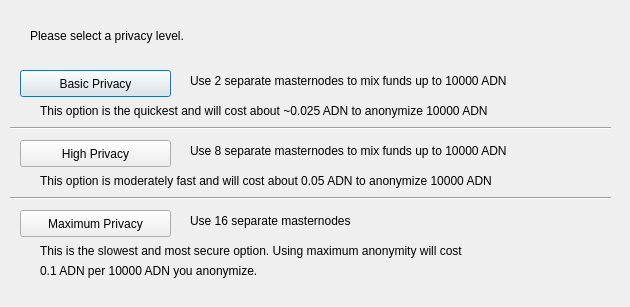
<?xml version="1.0" encoding="UTF-8"?>
<ui version="4.0">
 <class>CoinMixingConfig</class>
 <widget class="QDialog" name="CoinMixingConfig">
  <property name="geometry">
   <rect>
    <x>0</x>
    <y>0</y>
    <width>630</width>
    <height>307</height>
   </rect>
  </property>
  <property name="windowTitle">
   <string>Configure CoinMixing</string>
  </property>
  <widget class="QPushButton" name="buttonBasic">
   <property name="geometry">
    <rect>
     <x>20</x>
     <y>70</y>
     <width>151</width>
     <height>27</height>
    </rect>
   </property>
   <property name="text">
    <string>Basic Privacy</string>
   </property>
  </widget>
  <widget class="QPushButton" name="buttonHigh">
   <property name="geometry">
    <rect>
     <x>20</x>
     <y>140</y>
     <width>151</width>
     <height>27</height>
    </rect>
   </property>
   <property name="text">
    <string>High Privacy</string>
   </property>
  </widget>
  <widget class="QPushButton" name="buttonMax">
   <property name="geometry">
    <rect>
     <x>20</x>
     <y>210</y>
     <width>151</width>
     <height>27</height>
    </rect>
   </property>
   <property name="text">
    <string>Maximum Privacy</string>
   </property>
  </widget>
  <widget class="QLabel" name="label">
   <property name="geometry">
    <rect>
     <x>30</x>
     <y>20</y>
     <width>571</width>
     <height>31</height>
    </rect>
   </property>
   <property name="text">
    <string>Please select a privacy level.</string>
   </property>
  </widget>
  <widget class="QLabel" name="label_2">
   <property name="geometry">
    <rect>
     <x>190</x>
     <y>70</y>
     <width>421</width>
     <height>21</height>
    </rect>
   </property>
   <property name="text">
    <string>Use 2 separate masternodes to mix funds up to 10000 ADN</string>
   </property>
  </widget>
  <widget class="QLabel" name="label_3">
   <property name="geometry">
    <rect>
     <x>190</x>
     <y>140</y>
     <width>411</width>
     <height>21</height>
    </rect>
   </property>
   <property name="text">
    <string>Use 8 separate masternodes to mix funds up to 10000 ADN</string>
   </property>
  </widget>
  <widget class="QLabel" name="label_4">
   <property name="geometry">
    <rect>
     <x>190</x>
     <y>210</y>
     <width>421</width>
     <height>21</height>
    </rect>
   </property>
   <property name="text">
    <string>Use 16 separate masternodes</string>
   </property>
  </widget>
  <widget class="QLabel" name="label_6">
   <property name="geometry">
    <rect>
     <x>40</x>
     <y>100</y>
     <width>561</width>
     <height>21</height>
    </rect>
   </property>
   <property name="text">
    <string>This option is the quickest and will cost about ~0.025 ADN to anonymize 10000 ADN</string>
   </property>
  </widget>
  <widget class="QLabel" name="label_7">
   <property name="geometry">
    <rect>
     <x>40</x>
     <y>170</y>
     <width>561</width>
     <height>21</height>
    </rect>
   </property>
   <property name="text">
    <string>This option is moderately fast and will cost about 0.05 ADN to anonymize 10000 ADN</string>
   </property>
  </widget>
  <widget class="QLabel" name="label_8">
   <property name="geometry">
    <rect>
     <x>40</x>
     <y>240</y>
     <width>561</width>
     <height>21</height>
    </rect>
   </property>
   <property name="text">
    <string>This is the slowest and most secure option. Using maximum anonymity will cost</string>
   </property>
  </widget>
  <widget class="QLabel" name="label_9">
   <property name="geometry">
    <rect>
     <x>40</x>
     <y>260</y>
     <width>561</width>
     <height>21</height>
    </rect>
   </property>
   <property name="text">
    <string>0.1 ADN per 10000 ADN you anonymize.</string>
   </property>
  </widget>
  <widget class="Line" name="line">
   <property name="geometry">
    <rect>
     <x>10</x>
     <y>120</y>
     <width>601</width>
     <height>16</height>
    </rect>
   </property>
   <property name="orientation">
    <enum>Qt::Horizontal</enum>
   </property>
  </widget>
  <widget class="Line" name="line_2">
   <property name="geometry">
    <rect>
     <x>10</x>
     <y>190</y>
     <width>601</width>
     <height>16</height>
    </rect>
   </property>
   <property name="orientation">
    <enum>Qt::Horizontal</enum>
   </property>
  </widget>
 </widget>
 <resources/>
 <connections/>
</ui>
